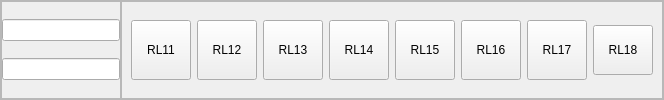
          <widget class="QFrame" name="row1">
           <property name="frameShape">
            <enum>QFrame::StyledPanel</enum>
           </property>
           <property name="frameShadow">
            <enum>QFrame::Raised</enum>
           </property>
           <layout class="QHBoxLayout" name="horizontalLayout_2">
            <property name="spacing">
             <number>0</number>
            </property>
            <property name="leftMargin">
             <number>0</number>
            </property>
            <property name="topMargin">
             <number>0</number>
            </property>
            <property name="rightMargin">
             <number>0</number>
            </property>
            <property name="bottomMargin">
             <number>0</number>
            </property>
            <item>
             <widget class="QFrame" name="row1Frame">
              <property name="minimumSize">
               <size>
                <width>120</width>
                <height>0</height>
               </size>
              </property>
              <property name="maximumSize">
               <size>
                <width>120</width>
                <height>16777215</height>
               </size>
              </property>
              <property name="frameShape">
               <enum>QFrame::StyledPanel</enum>
              </property>
              <property name="frameShadow">
               <enum>QFrame::Raised</enum>
              </property>
              <layout class="QVBoxLayout" name="row1FrameverticalLayout">
               <property name="spacing">
                <number>0</number>
               </property>
               <property name="leftMargin">
                <number>0</number>
               </property>
               <property name="topMargin">
                <number>0</number>
               </property>
               <property name="rightMargin">
                <number>0</number>
               </property>
               <property name="bottomMargin">
                <number>0</number>
               </property>
               <item>
                <widget class="QLineEdit" name="row1HlineEdit"/>
               </item>
               <item>
                <widget class="QLineEdit" name="row1LlineEdit"/>
               </item>
              </layout>
             </widget>
            </item>
            <item>
             <widget class="QFrame" name="row1ButtonsFrame">
              <property name="frameShape">
               <enum>QFrame::StyledPanel</enum>
              </property>
              <property name="frameShadow">
               <enum>QFrame::Raised</enum>
              </property>
              <layout class="QHBoxLayout" name="row1ButtonsFramehorizontalLayout">
               <item>
                <widget class="QPushButton" name="RL11">
                 <property name="minimumSize">
                  <size>
                   <width>60</width>
                   <height>50</height>
                  </size>
                 </property>
                 <property name="maximumSize">
                  <size>
                   <width>60</width>
                   <height>60</height>
                  </size>
                 </property>
                 <property name="text">
                  <string>RL11</string>
                 </property>
                 <property name="checkable">
                  <bool>true</bool>
                 </property>
                </widget>
               </item>
               <item>
                <widget class="QPushButton" name="Rl12">
                 <property name="minimumSize">
                  <size>
                   <width>60</width>
                   <height>50</height>
                  </size>
                 </property>
                 <property name="maximumSize">
                  <size>
                   <width>60</width>
                   <height>60</height>
                  </size>
                 </property>
                 <property name="text">
                  <string>RL12</string>
                 </property>
                 <property name="checkable">
                  <bool>true</bool>
                 </property>
                </widget>
               </item>
               <item>
                <widget class="QPushButton" name="RL13">
                 <property name="minimumSize">
                  <size>
                   <width>60</width>
                   <height>50</height>
                  </size>
                 </property>
                 <property name="maximumSize">
                  <size>
                   <width>60</width>
                   <height>60</height>
                  </size>
                 </property>
                 <property name="text">
                  <string>RL13</string>
                 </property>
                 <property name="checkable">
                  <bool>true</bool>
                 </property>
                </widget>
               </item>
               <item>
                <widget class="QPushButton" name="RL14">
                 <property name="minimumSize">
                  <size>
                   <width>60</width>
                   <height>50</height>
                  </size>
                 </property>
                 <property name="maximumSize">
                  <size>
                   <width>60</width>
                   <height>60</height>
                  </size>
                 </property>
                 <property name="text">
                  <string>RL14</string>
                 </property>
                 <property name="checkable">
                  <bool>true</bool>
                 </property>
                </widget>
               </item>
               <item>
                <widget class="QPushButton" name="RL15">
                 <property name="minimumSize">
                  <size>
                   <width>60</width>
                   <height>50</height>
                  </size>
                 </property>
                 <property name="maximumSize">
                  <size>
                   <width>60</width>
                   <height>60</height>
                  </size>
                 </property>
                 <property name="text">
                  <string>RL15</string>
                 </property>
                 <property name="checkable">
                  <bool>true</bool>
                 </property>
                </widget>
               </item>
               <item>
                <widget class="QPushButton" name="RL16">
                 <property name="minimumSize">
                  <size>
                   <width>60</width>
                   <height>50</height>
                  </size>
                 </property>
                 <property name="maximumSize">
                  <size>
                   <width>60</width>
                   <height>60</height>
                  </size>
                 </property>
                 <property name="text">
                  <string>RL16</string>
                 </property>
                 <property name="checkable">
                  <bool>true</bool>
                 </property>
                </widget>
               </item>
               <item>
                <widget class="QPushButton" name="RL17">
                 <property name="minimumSize">
                  <size>
                   <width>60</width>
                   <height>50</height>
                  </size>
                 </property>
                 <property name="maximumSize">
                  <size>
                   <width>60</width>
                   <height>60</height>
                  </size>
                 </property>
                 <property name="text">
                  <string>RL17</string>
                 </property>
                 <property name="checkable">
                  <bool>true</bool>
                 </property>
                </widget>
               </item>
               <item>
                <widget class="QPushButton" name="RL18">
                 <property name="minimumSize">
                  <size>
                   <width>60</width>
                   <height>50</height>
                  </size>
                 </property>
                 <property name="maximumSize">
                  <size>
                   <width>60</width>
                   <height>50</height>
                  </size>
                 </property>
                 <property name="text">
                  <string>RL18</string>
                 </property>
                 <property name="checkable">
                  <bool>true</bool>
                 </property>
                </widget>
               </item>
              </layout>
             </widget>
            </item>
           </layout>
          </widget>
